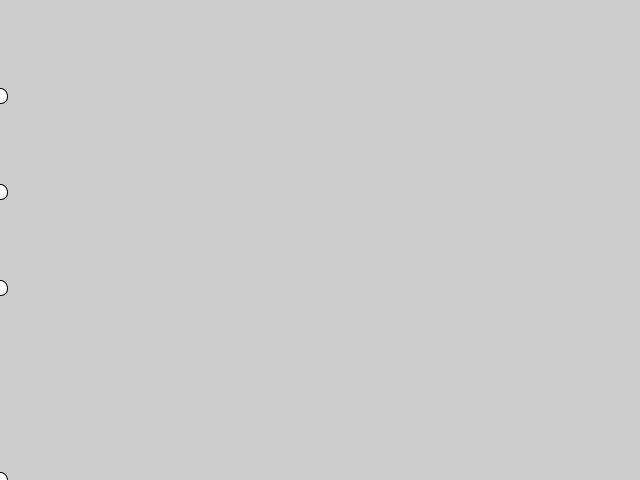
Frame 1 (no input)
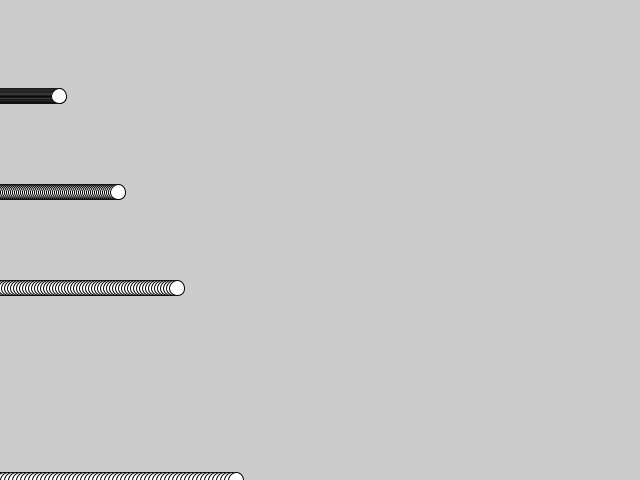
Frame 60 (the mouse pressed at the canvas centre just before this capture)
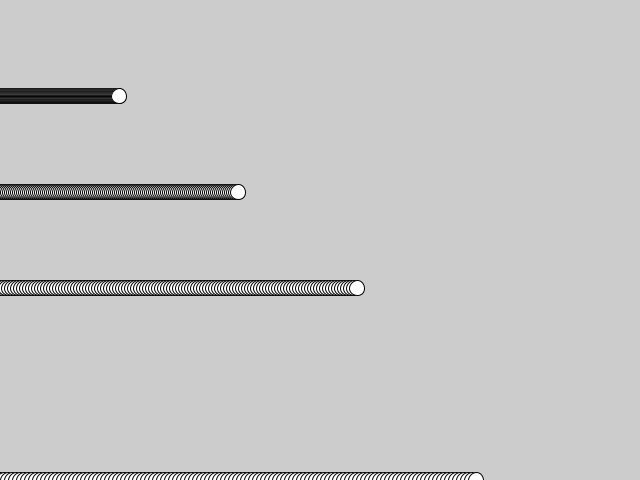
Frame 120 (the mouse held since frame 60 and released just before this capture)

The Processing sketch that drew these frames (run headless with seeded random() and noise(); from frame 60 on, the mouse is pressed at the canvas centre):

// Processing sketch: TryProcessing
// ── TryProcessing.pde
import processing.core.PApplet;

public class TryProcessing extends PApplet
{

public static final int WIDTH=640;
public static final int HEIGHT=480;
public int x;
public int x1;
public int x2;
public int x3;
public int y;

public TryProcessing()
{

 this.x=0;
 this.x1=0;
 this.x2=0;
 this.x3=0;
 this.y=96;
}


public static void main(String args[]){ PApplet.main("TryProcessing",args);}

@Override
public void settings()
{
super.settings();
size(WIDTH,HEIGHT);
}

@Override
public void setup()
{
}

@Override
public void draw()
{
  ellipse(x,y,15,15);
  x++;
  ellipse(x1,y+96,15,15);
  x1=x1+2;
  ellipse(x2,y+96+96,15,15);
  x2=x2+3;
  ellipse(x3,y+96+96+96+96,15,15);
  x3=x3+4;
}

}
